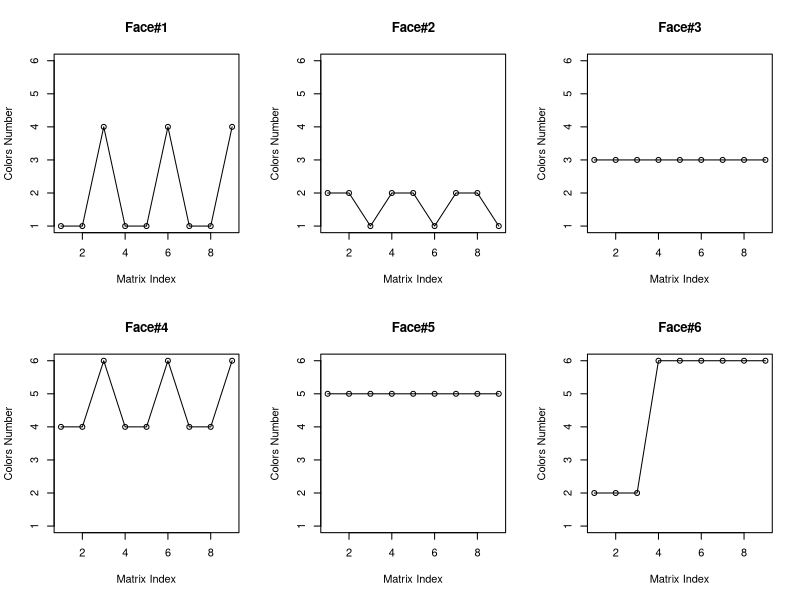
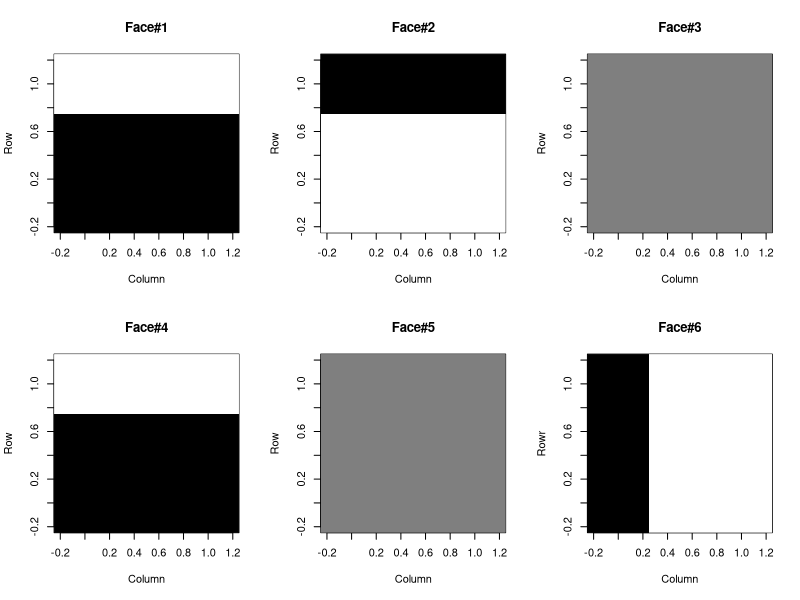

Generate these figures, in order, with R:
#Rubik's Cube Modeling NNN
#Creat two type of matrixs for each Face.
#One is called base matrix (F[i]) and another one is superposition matrix (FS[i])which takes the moves on
#each rubiks cube faces and memorize it and pass it to the base matrix (F[i]).

#Creat two type of matrixs for each Face. One is called base matrix (F[i]) and another one is superposition matrix (FS[i])which
#takes the moves on each rubiks cube faces and memorize it and pass it to the base matrix (F[i])
N <- 3 # Rubik'c Cube Dimension
NumOfFaces <- 6 #number of cube faces which is 6 for 3*3 rubik cube. For shapes with more faces (more than 6) this gigit should be opened and investigated!
#This digit acts like a cofficent of a model in determinstic models. However, in fact it has lot of independant parameters in it.
F1 <- matrix(1, N,N)
FS1 <- matrix(1, N,N) # super position matrix
F2 <- matrix(2, N,N)
FS2 <- matrix(2, N,N) # super position matrix
F3 <- matrix(3, N,N)
FS3 <- matrix(3, N,N) # super position matrix
F4 <- matrix(4, N,N)
FS4 <- matrix(4, N,N) # super position matrix
F5 <- matrix(5, N,N)
FS5 <- matrix(5, N,N) # super position matrix
F6 <- matrix(6, N,N)
FS6 <- matrix(6, N,N) # super position matrix



rubik_Scrambling_Num <- 1
for (i in 1:rubik_Scrambling_Num){

  #Generate a random integer between 1 and 6 (NumOfFaces).
  #Chose the face randomly that the move gonna be commited on.
  Face_Direction <- round(runif(1,1,6))
  # Face_Direction <- 6
  #Generate value between 1 to 6
  layer_number <- round(runif(1,1,N-1))
  # layer_number <- 1
  #Generate a random integer between 1 and 2.
  # 1 is clock wise turn and 2 is counterclockwise
  Move <- round(runif(1,1,2))
  # Move <- 2
  #======================================================================
  #Face#1, Rotate clockwise(Move=1) or counterclockwise(Move=2)
  if (Face_Direction ==1){
    if (layer_number==1){
      if (Move ==1){
        for (i in 1:floor(N/2)){
          for (j in i:(N-i)){
            FS1[i,j] <- F1[N+1-i,i]
            FS1[j,N+1-i] <- F1[i,j]
            FS1[N+1-i,N+1-i] <- F1[j,N+1-i]
            FS1[N+1-i,i] <- F1[N+1-i,N+1-i]
          }
        }
      }
      else {
        for (i in 1:floor(N/2)){
          for (j in i:(N-i)){
            FS1[i,j] <- F1[j,N+1-i]
            FS1[j,N+1-i] <- F1[N+1-i,N+1-i]
            FS1[N+1-i,N+1-i] <- F1[N+1-i,i]
            FS1[N+1-i,i] <- F1[i,j]
          }
        }
      }
    }
    #update other face#1 neighbors if move is 1
    if (Move==1){
      FS2[1:N,N+1-layer_number] <- F3[1,1:N]
      FS5[N+1-layer_number,1:N] <- F2[1:N,N+1-layer_number]
      FS4[1:N,layer_number] <- F5[N+1-layer_number,1:N]
      FS3[layer_number,1:N] <- F4[1:N,layer_number]
    }
    else {
      FS2[1:N,N+1-layer_number] <- F5[N+1-layer_number,1:N]
      FS5[N+1-layer_number,1:N] <- F4[1:N,layer_number]
      FS4[1:N,layer_number] <- F3[1,1:N]
      FS3[layer_number,1:N] <- F2[1:N,N+1-layer_number]
    }
    #update base matrixs#1
    F1 <- FS1
    F2 <- FS2
    F3 <- FS3
    F4 <- FS4
    F5 <- FS5
    F6 <- FS6
  }
  #======================================================================
  #Face#2, Rotate clockwise(Move=1) or counterclockwise(Move=2)
  if (Face_Direction ==2){
    if (layer_number==1){
      if (Move ==1){
        for (i in 1:floor(N/2)){
          for (j in i:(N-i)){
            FS2[i,j] <- F2[N+1-i,i]
            FS2[j,N+1-i] <- F2[i,j]
            FS2[N+1-i,N+1-i] <- F2[j,N+1-i]
            FS2[N+1-i,i] <- F2[N+1-i,N+1-i]
          }
        }
      }
      else {
        for (i in 1:floor(N/2)){
          for (j in i:(N-i)){
            FS2[i,j] <- F2[j,N+1-i]
            FS2[j,N+1-i] <- F2[N+1-i,N+1-i]
            FS2[N+1-i,N+1-i] <- F2[N+1-i,i]
            FS2[N+1-i,i] <- F2[i,j]
          }
        }
      }
    }
    #update other face#2 neighbors if move is 1
    if (Move==1){
      FS6[1:N,N+1-layer_number] <- F3[N:1,layer_number]
      FS5[1:N,layer_number] <- F6[1:N,N+1-layer_number]
      FS1[1:N,layer_number] <- F5[1:N,N+1-layer_number]
      FS3[1:N,layer_number] <- F1[1:N,layer_number]
    }
    else {
      FS6[1:N,N+1-layer_number] <- F5[1:N,layer_number]
      FS5[1:N,layer_number] <- F1[1:N,layer_number]
      FS1[1:N,layer_number] <- F3[N:1,layer_number]
      FS3[1:N,layer_number] <- F6[1:N,N+1-layer_number]
    }
    #update base matrixs#1
    F1 <- FS1
    F2 <- FS2
    F3 <- FS3
    F4 <- FS4
    F5 <- FS5
    F6 <- FS6
  }

  #======================================================================
  #Face#3, Rotate clockwise(Move=1) or counterclockwise(Move=2)
  if (Face_Direction ==3){
    if (layer_number==1){
      if (Move ==1){
        for (i in 1:floor(N/2)){
          for (j in i:(N-i)){
            FS3[i,j] <- F3[N+1-i,i]
            FS3[j,N+1-i] <- F3[i,j]
            FS3[N+1-i,N+1-i] <- F3[j,N+1-i]
            FS3[N+1-i,i] <- F3[N+1-i,N+1-i]
          }
        }
      }
      else {
        for (i in 1:floor(N/2)){
          for (j in i:(N-i)){
            FS3[i,j] <- F3[j,N+1-i]
            FS3[j,N+1-i] <- F3[N+1-i,N+1-i]
            FS3[N+1-i,N+1-i] <- F3[N+1-i,i]
            FS3[N+1-i,i] <- F3[i,j]
          }
        }
      }
    }
    #update other face#3 neighbors if move is 1
    if (Move==1){
      FS2[N+1-layer_number,N:1] <- F6[N:1,layer_number]
      FS1[N+1-layer_number,N:1] <- F2[N+1-layer_number,N:1]
      FS4[N+1-layer_number,N:1] <- F1[N+1-layer_number,N:1]
      FS6[N:1,layer_number] <- F4[N+1-layer_number,N:1]
    }
    else {
      FS2[N+1-layer_number,N:1] <- F1[N+1-layer_number,N:1]
      FS1[N+1-layer_number,N:1] <- F4[N+1-layer_number,N:1]
      FS4[N+1-layer_number,N:1] <- F6[N:1,layer_number]
      FS6[N:1,layer_number] <- F2[N+1-layer_number,N:1]
    }
    #update base matrixs#1
    F1 <- FS1
    F2 <- FS2
    F3 <- FS3
    F4 <- FS4
    F5 <- FS5
    F6 <- FS6
  }

  #======================================================================
  #Face#4, Rotate clockwise(Move=1) or counterclockwise(Move=2)
  if (Face_Direction ==4){
    if (layer_number==1){
      if (Move ==1){
        for (i in 1:floor(N/2)){
          for (j in i:(N-i)){
            FS4[i,j] <- F4[N+1-i,i]
            FS4[j,N+1-i] <- F4[i,j]
            FS4[N+1-i,N+1-i] <- F4[j,N+1-i]
            FS4[N+1-i,i] <- F4[N+1-i,N+1-i]
          }
        }
      }
      else {
        for (i in 1:floor(N/2)){
          for (j in i:(N-i)){
            FS4[i,j] <- F4[j,N+1-i]
            FS4[j,N+1-i] <- F4[N+1-i,N+1-i]
            FS4[N+1-i,N+1-i] <- F4[N+1-i,i]
            FS4[N+1-i,i] <- F4[i,j]
          }
        }
      }
    }
    #update other face#4 neighbors if move is 1
    if (Move==1){
      FS1[1:N,N+1-layer_number] <- F3[1:N,N+1-layer_number]
      FS5[1:N,N+1-layer_number] <- F1[1:N,N+1-layer_number]
      FS6[1:N,layer_number] <- F5[1:N,N+1-layer_number]
      FS3[N:1,N+1-layer_number] <- F6[1:N,layer_number]
    }
    else {
      FS1[1:N,N+1-layer_number] <- F5[1:N,N+1-layer_number]
      FS5[1:N,N+1-layer_number] <- F6[1:N,layer_number]
      FS6[1:N,layer_number] <- F3[1:N,N+1-layer_number]
      FS3[N:1,N+1-layer_number] <- F1[1:N,N+1-layer_number]
    }
    #update base matrixs#1
    F1 <- FS1
    F2 <- FS2
    F3 <- FS3
    F4 <- FS4
    F5 <- FS5
    F6 <- FS6
  }

  #======================================================================
  #Face#5, Rotate clockwise(Move=1) or counterclockwise(Move=2)
  if (Face_Direction ==5){
    if (layer_number==1){
      if (Move ==1){
        for (i in 1:floor(N/2)){
          for (j in i:(N-i)){
            FS5[i,j] <- F5[N+1-i,i]
            FS5[j,N+1-i] <- F5[i,j]
            FS5[N+1-i,N+1-i] <- F5[j,N+1-i]
            FS5[N+1-i,i] <- F5[N+1-i,N+1-i]
          }
        }
      }
      else {
        for (i in 1:floor(N/2)){
          for (j in i:(N-i)){
            FS5[i,j] <- F5[j,N+1-i]
            FS5[j,N+1-i] <- F5[N+1-i,N+1-i]
            FS5[N+1-i,N+1-i] <- F5[N+1-i,i]
            FS5[N+1-i,i] <- F5[i,j]
          }
        }
      }
    }
    #update other face#5 neighbors if move is 1
    if (Move==1){
      FS2[layer_number,1:N] <- F1[layer_number,1:N]
      FS6[N:1,layer_number] <- F2[layer_number,1:N]
      FS4[layer_number,N:1] <- F6[1:N,layer_number]
      FS1[layer_number,1:N] <- F4[layer_number,1:N]
    }
    else {
      FS2[layer_number,1:N] <- F6[1:N,layer_number]
      FS6[N:1,layer_number] <- F4[layer_number,1:N]
      FS4[layer_number,N:1] <- F1[layer_number,1:N]
      FS1[layer_number,1:N] <- F2[layer_number,1:N]
    }
    #update base matrixs#1
    F1 <- FS1
    F2 <- FS2
    F3 <- FS3
    F4 <- FS4
    F5 <- FS5
    F6 <- FS6
  }

  #======================================================================
  #Face#6, Rotate clockwise(Move=1) or counterclockwise(Move=2)
  if (Face_Direction ==6){
    if (layer_number==1){
      if (Move ==1){
        for (i in 1:floor(N/2)){
          for (j in i:(N-i)){
            FS6[i,j] <- F6[N+1-i,i]
            FS6[j,N+1-i] <- F6[i,j]
            FS6[N+1-i,N+1-i] <- F6[j,N+1-i]
            FS6[N+1-i,i] <- F6[N+1-i,N+1-i]
          }
        }
      }
      else {
        for (i in 1:floor(N/2)){
          for (j in i:(N-i)){
            FS6[i,j] <- F6[j,N+1-i]
            FS6[j,N+1-i] <- F6[N+1-i,N+1-i]
            FS6[N+1-i,N+1-i] <- F6[N+1-i,i]
            FS6[N+1-i,i] <- F6[i,j]
          }
        }
      }
    }
    #update other face#6 neighbors if move is 1
    if (Move==1){
      FS4[1:N,N+1-layer_number] <- F3[N+1-layer_number,N:1]
      FS5[layer_number,1:N] <- F4[1:N,N+1-layer_number]
      FS2[1:N,layer_number] <- F5[N:1,layer_number]
      FS3[N+1-layer_number,1:N] <- F2[1:N,layer_number]
    }
    else {
      FS4[1:N,N+1-layer_number] <- F5[N:1,layer_number]
      FS5[layer_number,1:N] <- F2[1:N,layer_number]
      FS2[1:N,layer_number] <- F3[N+1-layer_number,N:1]
      FS3[N+1-layer_number,1:N] <- F4[1:N,N+1-layer_number]
    }
    #update base matrixs#1
    F1 <- FS1
    F2 <- FS2
    F3 <- FS3
    F4 <- FS4
    F5 <- FS5
    F6 <- FS6
  }

}


par(mfrow=c(2,3))
plot(c(F1),xlim = c(1,N*N),ylim = c(1,6),xlab = "Matrix Index",ylab = "Colors Number",main = "Face#1")
lines(c(F1))
plot(c(F2),xlim = c(1,N*N),ylim = c(1,6),xlab = "Matrix Index",ylab = "Colors Number",main = "Face#2")
lines(c(F2))
plot(c(F3),xlim = c(1,N*N),ylim = c(1,6),xlab = "Matrix Index",ylab = "Colors Number",main = "Face#3")
lines(c(F3))
plot(c(F4),xlim = c(1,N*N),ylim = c(1,6),xlab = "Matrix Index",ylab = "Colors Number",main = "Face#4")
lines(c(F4))
plot(c(F5),xlim = c(1,N*N),ylim = c(1,6),xlab = "Matrix Index",ylab = "Colors Number",main = "Face#5")
lines(c(F5))
plot(c(F6),xlim = c(1,N*N),ylim = c(1,6),xlab = "Matrix Index",ylab = "Colors Number",main = "Face#6")
lines(c(F6))


par(mfrow=c(2,3))
image(t(F1),col=grey(seq(0, 1, length = 256)),xlab = "Column",ylab = "Row",main = "Face#1")
image(t(F2),col=grey(seq(0, 1, length = 256)),xlab = "Column",ylab = "Row",main = "Face#2")
image(t(F3),col=grey(seq(0, 1, length = 256)),xlab = "Column",ylab = "Row",main = "Face#3")
image(t(F4),col=grey(seq(0, 1, length = 256)),xlab = "Column",ylab = "Row",main = "Face#4")
image(t(F5),col=grey(seq(0, 1, length = 256)),xlab = "Column",ylab = "Row",main = "Face#5")
image(t(F6),col=grey(seq(0, 1, length = 256)),xlab = "Column",ylab = "Rowr",main = "Face#6")





